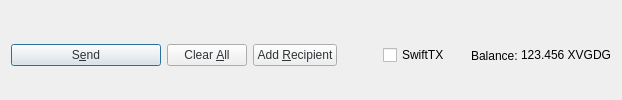
         <widget class="QFrame" name="frame_Send">
          <layout class="QHBoxLayout" name="horizontalLayout">
           <property name="bottomMargin">
            <number>0</number>
           </property>
           <item>
            <widget class="QPushButton" name="sendButton">
             <property name="minimumSize">
              <size>
               <width>150</width>
               <height>0</height>
              </size>
             </property>
             <property name="toolTip">
              <string>Confirm the send action</string>
             </property>
             <property name="styleSheet">
              <string notr="true">color: rgb(46, 52, 54);</string>
             </property>
             <property name="text">
              <string>S&amp;end</string>
             </property>
             <property name="icon">
              <iconset>
               <normaloff>:/icons/send</normaloff>:/icons/send</iconset>
             </property>
             <property name="autoDefault">
              <bool>false</bool>
             </property>
             <property name="default">
              <bool>true</bool>
             </property>
            </widget>
           </item>
           <item>
            <widget class="QPushButton" name="clearButton">
             <property name="sizePolicy">
              <sizepolicy hsizetype="Minimum" vsizetype="Fixed">
               <horstretch>0</horstretch>
               <verstretch>0</verstretch>
              </sizepolicy>
             </property>
             <property name="toolTip">
              <string>Clear all fields of the form.</string>
             </property>
             <property name="styleSheet">
              <string notr="true">color: rgb(46, 52, 54);</string>
             </property>
             <property name="text">
              <string>Clear &amp;All</string>
             </property>
             <property name="icon">
              <iconset>
               <normaloff>:/icons/remove</normaloff>:/icons/remove</iconset>
             </property>
             <property name="autoDefault">
              <bool>false</bool>
             </property>
            </widget>
           </item>
           <item>
            <widget class="QPushButton" name="addButton">
             <property name="toolTip">
              <string>Send to multiple recipients at once</string>
             </property>
             <property name="styleSheet">
              <string notr="true">color: rgb(46, 52, 54);</string>
             </property>
             <property name="text">
              <string>Add &amp;Recipient</string>
             </property>
             <property name="icon">
              <iconset>
               <normaloff>:/icons/add</normaloff>:/icons/add</iconset>
             </property>
             <property name="autoDefault">
              <bool>false</bool>
             </property>
            </widget>
           </item>
           <item>
            <spacer name="horizontalSpacer">
             <property name="orientation">
              <enum>Qt::Horizontal</enum>
             </property>
             <property name="sizeHint" stdset="0">
              <size>
               <width>40</width>
               <height>20</height>
              </size>
             </property>
            </spacer>
           </item>
           <item>
            <layout class="QHBoxLayout" name="horizontalLayout_2">
             <property name="spacing">
              <number>3</number>
             </property>
             <item>
              <widget class="QCheckBox" name="checkSwiftTX">
               <property name="enabled">
                <bool>true</bool>
               </property>
               <property name="minimumSize">
                <size>
                 <width>85</width>
                 <height>0</height>
                </size>
               </property>
               <property name="text">
                <string>SwiftTX</string>
               </property>
              </widget>
             </item>
             <item>
              <widget class="QLabel" name="label">
               <property name="text">
                <string>Balance:</string>
               </property>
              </widget>
             </item>
             <item>
              <widget class="QLabel" name="labelBalance">
               <property name="sizePolicy">
                <sizepolicy hsizetype="Preferred" vsizetype="Fixed">
                 <horstretch>0</horstretch>
                 <verstretch>0</verstretch>
                </sizepolicy>
               </property>
               <property name="cursor">
                <cursorShape>IBeamCursor</cursorShape>
               </property>
               <property name="text">
                <string notr="true">123.456 XVGDG</string>
               </property>
               <property name="textInteractionFlags">
                <set>Qt::LinksAccessibleByMouse|Qt::TextSelectableByKeyboard|Qt::TextSelectableByMouse</set>
               </property>
              </widget>
             </item>
            </layout>
           </item>
          </layout>
         </widget>
